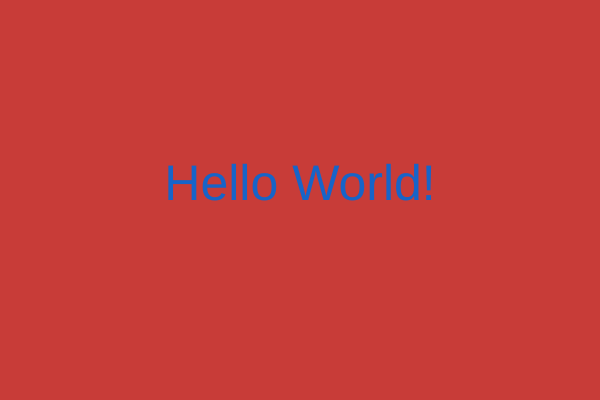
Frame 1 (no input)
Frame 60 (no input): identical to frame 1, image omitted
Frame 120 (the mouse pressed at the canvas centre since frame 60): identical to frame 1, image omitted

The p5.js sketch that drew this single still picture (run headless with seeded random() and noise() and a simulated clock; from frame 60 on, the mouse is pressed at the canvas centre):

// p5.js sketch
// ── sketch.js

// Setup code goes here
function setup() {
  createCanvas(600, 400);
  textSize(50);
  textAlign(CENTER);
 }


// Draw code goes here
function draw() {
  background(200,60,56);
  fill(23,100,200);
  text("Hello World!", width/2, height/2);
}
